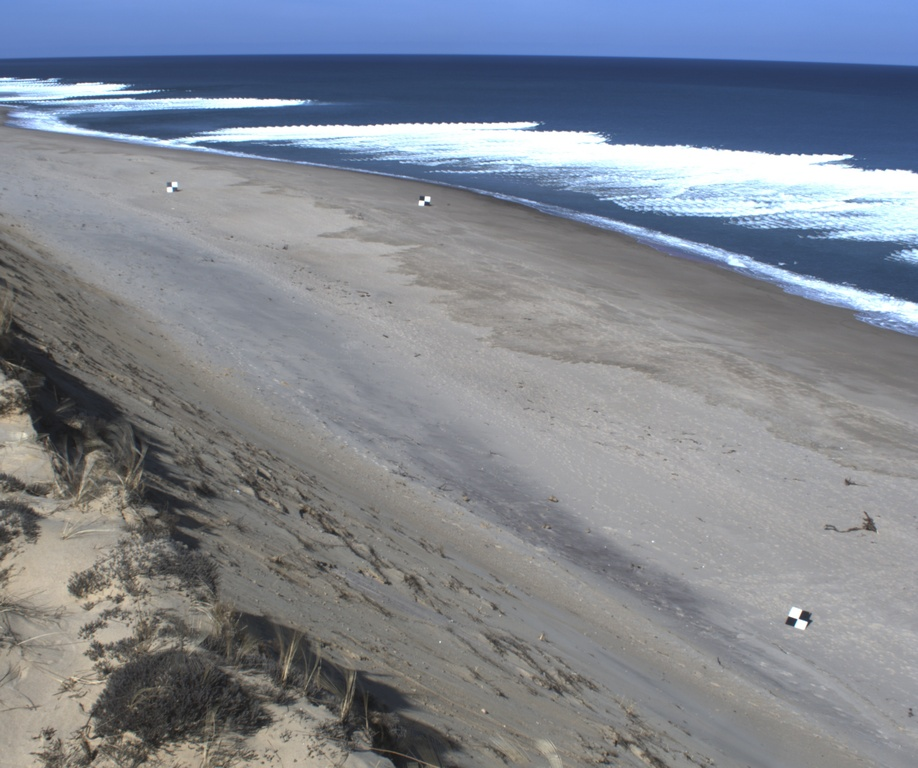
#> input picture coastcamdb/1615401000.c1.snap.jpg, 918 x 768 px, shrunk from 2448 x 2048 before the run
$ python s3_process__test.py
#> lines starting #> are read from the running program, lines starting #| are printed output that depends on the picture; long printed decimals are rounded
### lambda/coastcam_funcs.py
import numpy as np
import datetime
import os
from dateutil import tz
from skimage import io
#import imageio
from PIL import Image
import json
import matplotlib.pyplot as plt

def estimate_sharpness(filepath,fs=None):
    """
    Estimate image sharpness
    https://stackoverflow.com/questions/6646371/detect-which-image-is-sharper
    """
    if fs:
        # using fsspec for S3 files
        with fs.open(filepath,'rb') as f:
            im = Image.open(f).convert('L') # to grayscale
    else:
        # regular file system
        with open(filepath, 'rb') as f:
            im = Image.open(f).convert('L') # to grayscale
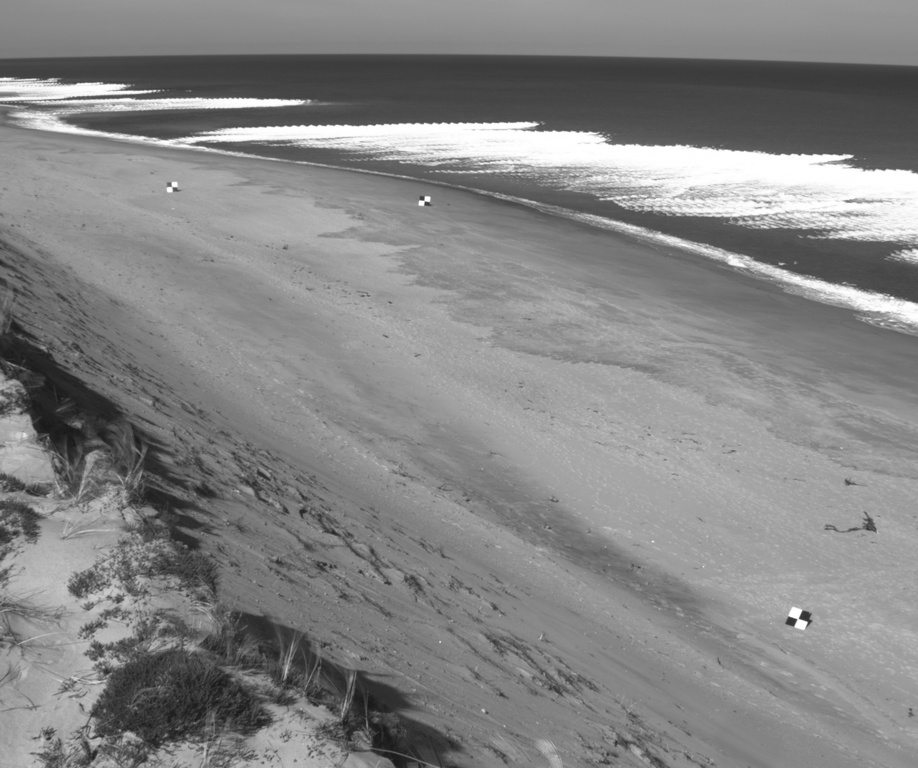
#> im: PIL image 918x768 L; min 23, max 255, mean 133.1

    array = np.asarray(im, dtype=np.int32)
    contrast = array.std()
#> contrast = 42.34
    gy, gx = np.gradient(array)
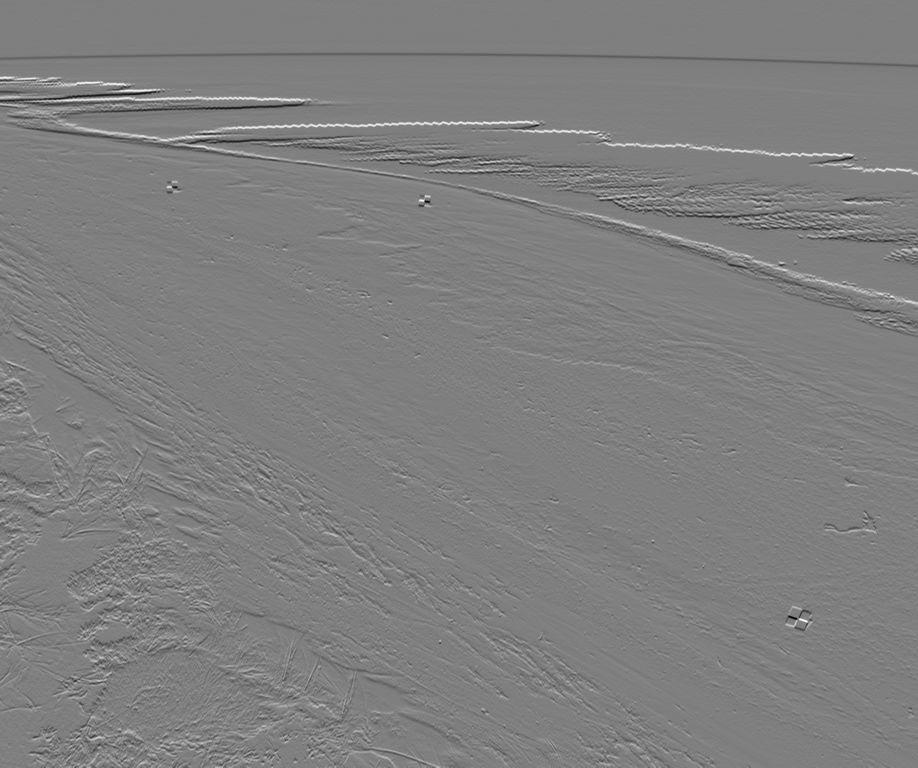
#> gy: shape (768, 918) float64; min -96, max 96, mean 0; drawn with min black and max white
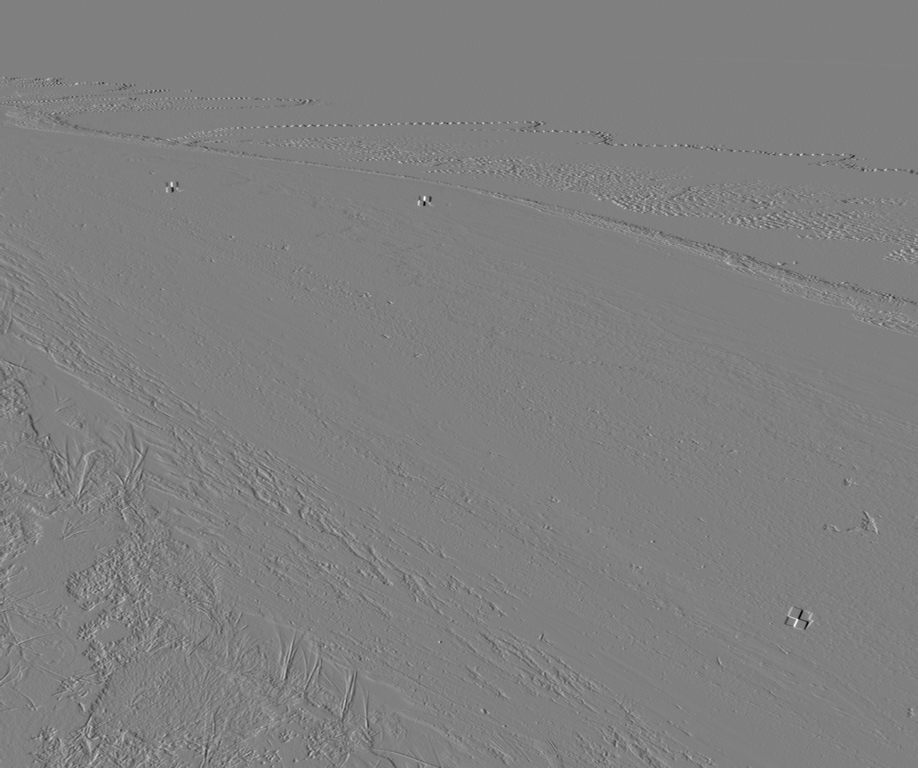
#> gx: shape (768, 918) float64; min -95, max 94.5, mean 0; drawn with min black and max white
    gnorm = np.sqrt(gx**2 + gy**2)
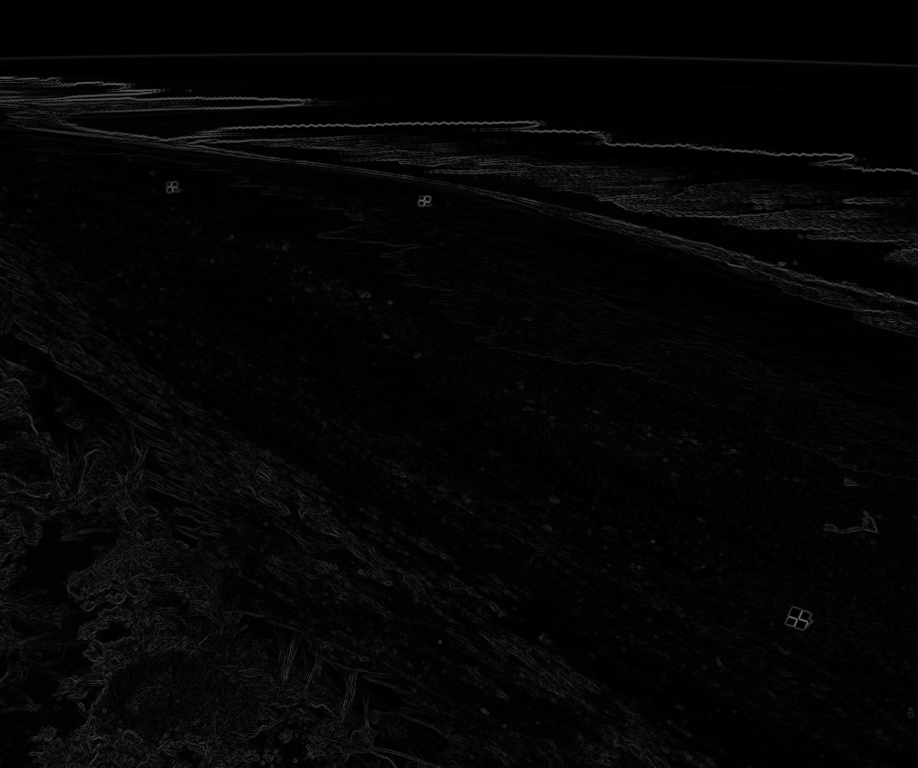
#> gnorm: shape (768, 918) float64; min 0, max 111.4, mean 5.4
    sharpness = np.average(gnorm)
#> sharpness = 5.37
    return sharpness, contrast

# [302 lines left out: functions average_color, detect_blur_fft, json2dict, dts2unix, unix2dts, filetime2timestr and 5 more, not called in this run]

### lambda/s3_process__test.py
'''
From Chris Sherwood
Reectofy all images on S3 bucket for caco-01 and write to public read bucket
converted from jupyter notebook

Necessary packages:
pathlib
imageio
numpy
matplotlib
datetime
dateutil
pandas


Necessary files:
coastcam_funcs.py
calibration_crs.py
rectifier_crs.py

'''

##### REQUIRED PACKAGES #####
from pathlib import Path
import imageio
import fsspec
import numpy as np
import matplotlib.pyplot as plt
import datetime
from dateutil import tz
import pandas as pd

from coastcam_funcs import *
from calibration_crs import *
from rectifier_crs import *


###### MAIN ######
filepath = "C:/Users/eswanson/OneDrive - DOI/Documents/GitHub/CoastCam/coastcamdb/1615401000.c1.snap.jpg"

sharpness, contrast = estimate_sharpness(filepath)
#> sharpness = 5.37; contrast = 42.34
print(sharpness, contrast)
#| 5.374 42.344

$ run again, with coastcamdb/1615401000.c2.snap.jpg copied over coastcamdb/1615401000.c1.snap.jpg
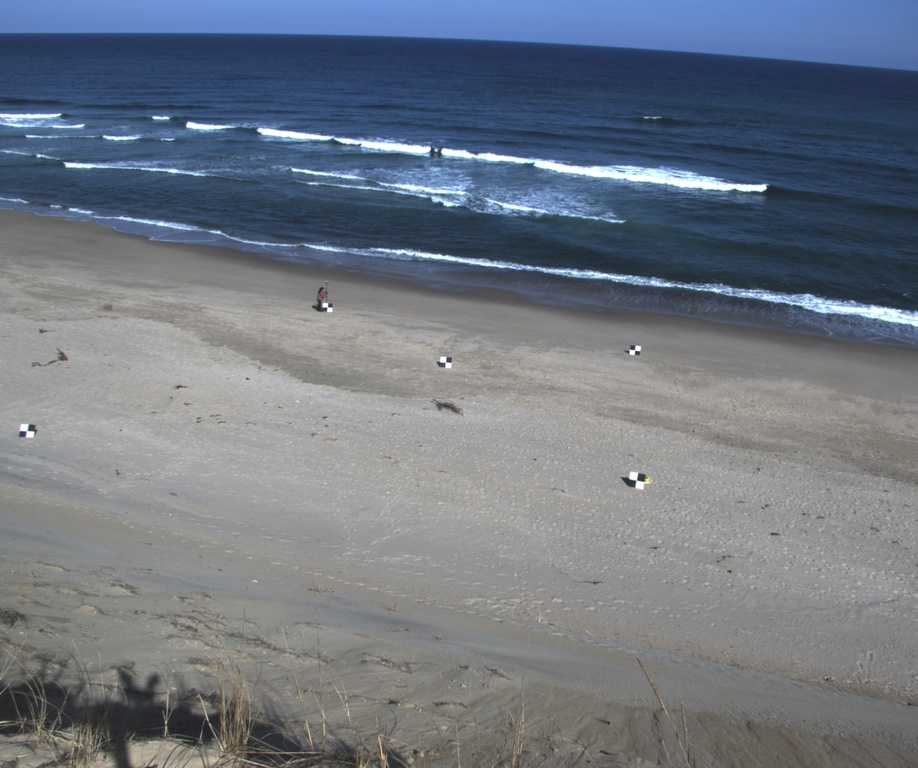
#> input picture coastcamdb/1615401000.c2.snap.jpg, 918 x 768 px, shrunk from 2448 x 2048 before the run
#> in estimate_sharpness, `im = Image.open(f).convert('L')`:
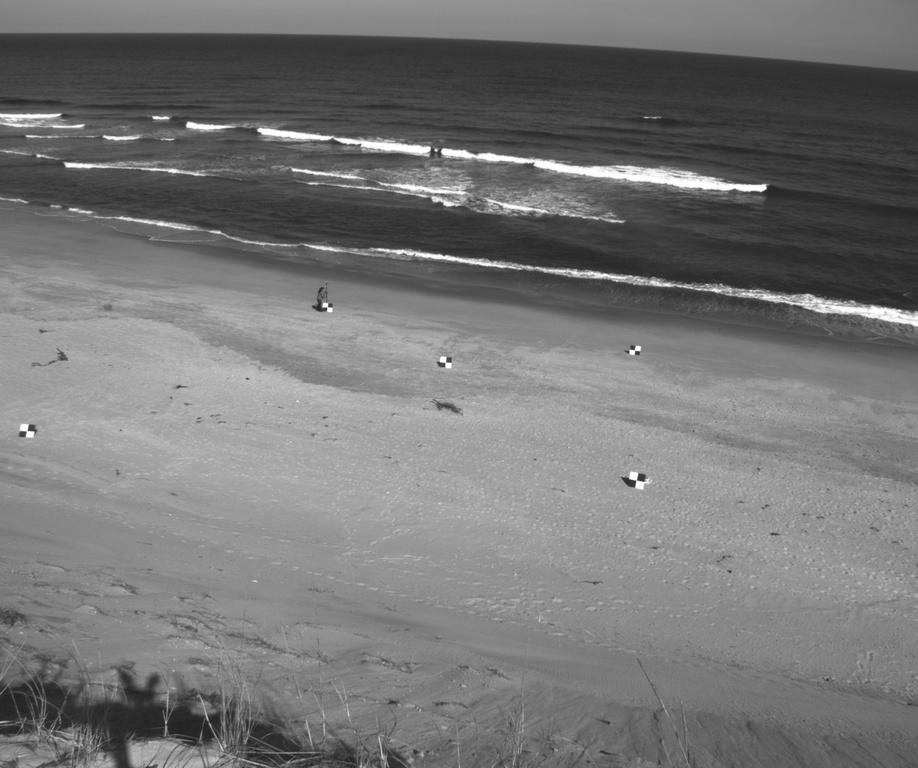
#> im: PIL image 918x768 L; min 29, max 255, mean 117.8
#> in estimate_sharpness, `contrast = array.std()`: contrast = 40.72
#> in estimate_sharpness, `gnorm = np.sqrt(gx**2 + gy**2)`:
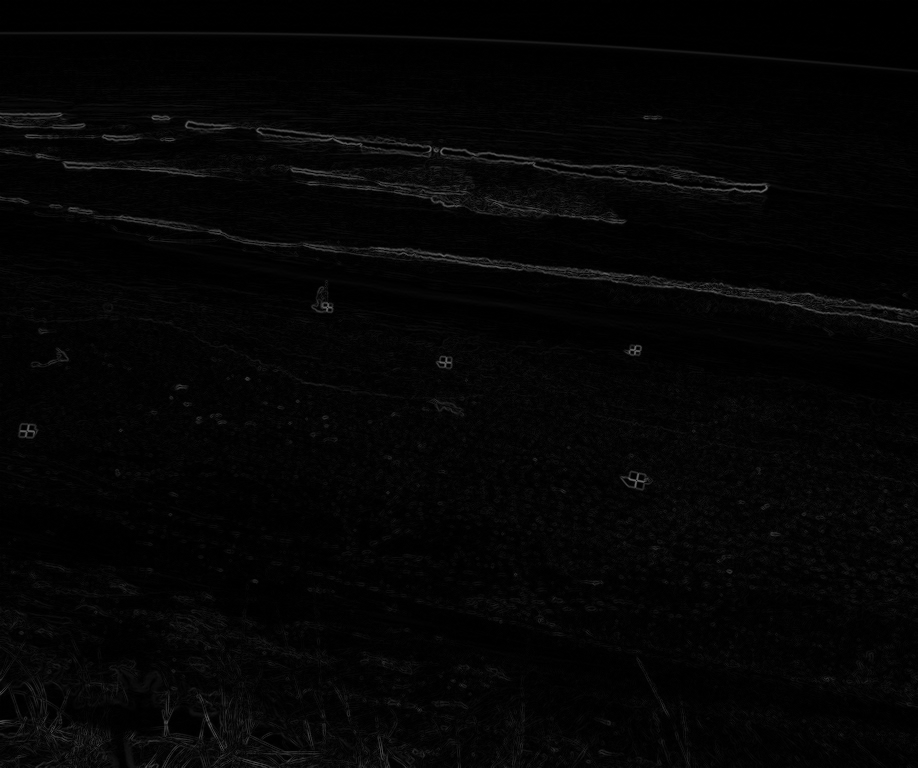
#> gnorm: shape (768, 918) float64; min 0, max 112.9, mean 4.9
#> in estimate_sharpness, `sharpness = np.average(gnorm)`: sharpness = 4.92
#> `sharpness, contrast = estimate_sharpness(filepath)`: contrast = 40.72
#| 4.917 40.721
